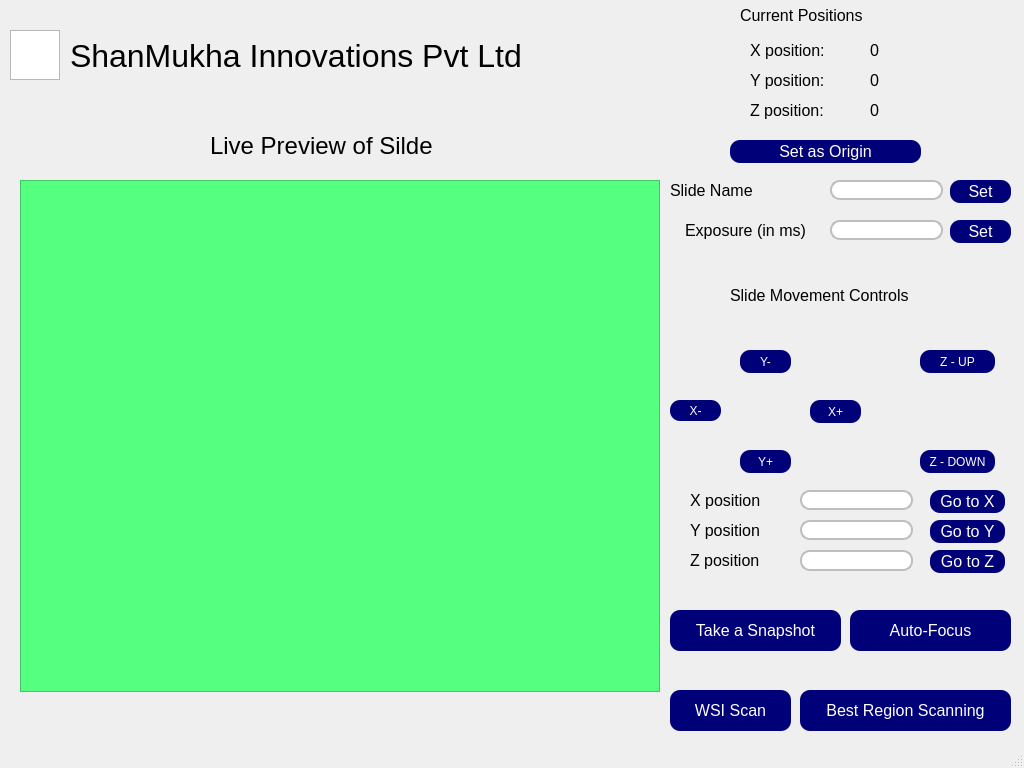
<?xml version="1.0" encoding="UTF-8"?>
<ui version="4.0">
 <class>MainWindow</class>
 <widget class="QMainWindow" name="MainWindow">
  <property name="windowModality">
   <enum>Qt::WindowModal</enum>
  </property>
  <property name="geometry">
   <rect>
    <x>0</x>
    <y>0</y>
    <width>1024</width>
    <height>768</height>
   </rect>
  </property>
  <property name="font">
   <font>
    <pointsize>8</pointsize>
   </font>
  </property>
  <property name="windowTitle">
   <string>Slide Scanner - ShanMukha Innovations Pvt Ltd</string>
  </property>
  <property name="windowIcon">
   <iconset>
    <normaloff>C:/Windows/System32/cmd.exe/logo-smi.gif</normaloff>C:/Windows/System32/cmd.exe/logo-smi.gif</iconset>
  </property>
  <property name="autoFillBackground">
   <bool>false</bool>
  </property>
  <property name="styleSheet">
   <string notr="true">QPushButton{
      color: rgb(255, 255, 255);
      background-color: rgb(0, 0, 120);
      border-radius:10px;
}
QPushButton:hover{
       background-color: rgb(0, 0, 0);
}</string>
  </property>
  <widget class="QWidget" name="centralwidget">
   <widget class="QGraphicsView" name="logoView">
    <property name="geometry">
     <rect>
      <x>10</x>
      <y>30</y>
      <width>50</width>
      <height>50</height>
     </rect>
    </property>
    <property name="autoFillBackground">
     <bool>false</bool>
    </property>
    <property name="foregroundBrush">
     <brush brushstyle="NoBrush">
      <color alpha="255">
       <red>0</red>
       <green>0</green>
       <blue>0</blue>
      </color>
     </brush>
    </property>
    <property name="viewportUpdateMode">
     <enum>QGraphicsView::SmartViewportUpdate</enum>
    </property>
   </widget>
   <widget class="QLabel" name="label">
    <property name="geometry">
     <rect>
      <x>70</x>
      <y>20</y>
      <width>591</width>
      <height>71</height>
     </rect>
    </property>
    <property name="font">
     <font>
      <pointsize>24</pointsize>
     </font>
    </property>
    <property name="styleSheet">
     <string notr="true">color: rgb(0, 0, 0);
</string>
    </property>
    <property name="text">
     <string>ShanMukha Innovations Pvt Ltd</string>
    </property>
   </widget>
   <widget class="QGraphicsView" name="slideImageView">
    <property name="geometry">
     <rect>
      <x>20</x>
      <y>180</y>
      <width>640</width>
      <height>512</height>
     </rect>
    </property>
    <property name="baseSize">
     <size>
      <width>640</width>
      <height>512</height>
     </size>
    </property>
    <property name="styleSheet">
     <string notr="true">background-color: rgb(85, 255, 127);</string>
    </property>
   </widget>
   <widget class="QLabel" name="label_2">
    <property name="geometry">
     <rect>
      <x>210</x>
      <y>130</y>
      <width>291</width>
      <height>31</height>
     </rect>
    </property>
    <property name="font">
     <font>
      <pointsize>18</pointsize>
     </font>
    </property>
    <property name="styleSheet">
     <string notr="true">color: rgb(0, 0, 0);</string>
    </property>
    <property name="text">
     <string>Live Preview of Silde</string>
    </property>
   </widget>
   <widget class="QPushButton" name="pushButton">
    <property name="enabled">
     <bool>true</bool>
    </property>
    <property name="geometry">
     <rect>
      <x>670</x>
      <y>610</y>
      <width>171</width>
      <height>41</height>
     </rect>
    </property>
    <property name="sizePolicy">
     <sizepolicy hsizetype="Fixed" vsizetype="Fixed">
      <horstretch>0</horstretch>
      <verstretch>0</verstretch>
     </sizepolicy>
    </property>
    <property name="font">
     <font>
      <pointsize>12</pointsize>
     </font>
    </property>
    <property name="cursor">
     <cursorShape>PointingHandCursor</cursorShape>
    </property>
    <property name="styleSheet">
     <string notr="true">QPushButton{
      color: rgb(255, 255, 255);
      background-color: rgb(0, 0, 120);
      border-radius:10px;
}
QPushButton:hover{
       background-color: rgb(0, 0, 0);
}</string>
    </property>
    <property name="text">
     <string>Take a Snapshot</string>
    </property>
    <property name="checkable">
     <bool>false</bool>
    </property>
    <property name="autoDefault">
     <bool>false</bool>
    </property>
   </widget>
   <widget class="QPushButton" name="pushButton_2">
    <property name="geometry">
     <rect>
      <x>850</x>
      <y>610</y>
      <width>161</width>
      <height>41</height>
     </rect>
    </property>
    <property name="sizePolicy">
     <sizepolicy hsizetype="Fixed" vsizetype="Fixed">
      <horstretch>0</horstretch>
      <verstretch>0</verstretch>
     </sizepolicy>
    </property>
    <property name="font">
     <font>
      <pointsize>12</pointsize>
     </font>
    </property>
    <property name="cursor">
     <cursorShape>PointingHandCursor</cursorShape>
    </property>
    <property name="styleSheet">
     <string notr="true">QPushButton{
      color: rgb(255, 255, 255);
      background-color: rgb(0, 0, 120);
      border-radius:10px;
}
QPushButton:hover{
       background-color: rgb(0, 0, 0);
}</string>
    </property>
    <property name="text">
     <string>Auto-Focus</string>
    </property>
   </widget>
   <widget class="QPushButton" name="pushButton_3">
    <property name="geometry">
     <rect>
      <x>670</x>
      <y>400</y>
      <width>51</width>
      <height>21</height>
     </rect>
    </property>
    <property name="cursor">
     <cursorShape>PointingHandCursor</cursorShape>
    </property>
    <property name="styleSheet">
     <string notr="true">QPushButton{
      color: rgb(255, 255, 255);
      background-color: rgb(0, 0, 120);
      border-radius:10px;
}
QPushButton:hover{
       background-color: rgb(0, 0, 0);
}</string>
    </property>
    <property name="text">
     <string>X-</string>
    </property>
   </widget>
   <widget class="QPushButton" name="pushButton_4">
    <property name="geometry">
     <rect>
      <x>740</x>
      <y>350</y>
      <width>51</width>
      <height>23</height>
     </rect>
    </property>
    <property name="cursor">
     <cursorShape>PointingHandCursor</cursorShape>
    </property>
    <property name="styleSheet">
     <string notr="true">QPushButton{
      color: rgb(255, 255, 255);
      background-color: rgb(0, 0, 120);
      border-radius:10px;
}
QPushButton:hover{
       background-color: rgb(0, 0, 0);
}</string>
    </property>
    <property name="text">
     <string>Y-</string>
    </property>
    <property name="checkable">
     <bool>false</bool>
    </property>
    <property name="autoDefault">
     <bool>true</bool>
    </property>
   </widget>
   <widget class="QPushButton" name="pushButton_5">
    <property name="geometry">
     <rect>
      <x>740</x>
      <y>450</y>
      <width>51</width>
      <height>23</height>
     </rect>
    </property>
    <property name="cursor">
     <cursorShape>PointingHandCursor</cursorShape>
    </property>
    <property name="styleSheet">
     <string notr="true">QPushButton{
      color: rgb(255, 255, 255);
      background-color: rgb(0, 0, 120);
      border-radius:10px;
}
QPushButton:hover{
       background-color: rgb(0, 0, 0);
}</string>
    </property>
    <property name="text">
     <string>Y+</string>
    </property>
   </widget>
   <widget class="QPushButton" name="pushButton_6">
    <property name="geometry">
     <rect>
      <x>810</x>
      <y>400</y>
      <width>51</width>
      <height>23</height>
     </rect>
    </property>
    <property name="cursor">
     <cursorShape>PointingHandCursor</cursorShape>
    </property>
    <property name="styleSheet">
     <string notr="true">QPushButton{
      color: rgb(255, 255, 255);
      background-color: rgb(0, 0, 120);
      border-radius:10px;
}
QPushButton:hover{
       background-color: rgb(0, 0, 0);
}</string>
    </property>
    <property name="text">
     <string>X+</string>
    </property>
   </widget>
   <widget class="QPushButton" name="pushButton_7">
    <property name="geometry">
     <rect>
      <x>920</x>
      <y>350</y>
      <width>75</width>
      <height>23</height>
     </rect>
    </property>
    <property name="cursor">
     <cursorShape>PointingHandCursor</cursorShape>
    </property>
    <property name="autoFillBackground">
     <bool>false</bool>
    </property>
    <property name="styleSheet">
     <string notr="true">QPushButton{
      color: rgb(255, 255, 255);
      background-color: rgb(0, 0, 120);
      border-radius:10px;
}
QPushButton:hover{
       background-color: rgb(0, 0, 0);
}</string>
    </property>
    <property name="text">
     <string>Z - UP</string>
    </property>
   </widget>
   <widget class="QPushButton" name="pushButton_8">
    <property name="geometry">
     <rect>
      <x>920</x>
      <y>450</y>
      <width>75</width>
      <height>23</height>
     </rect>
    </property>
    <property name="cursor">
     <cursorShape>PointingHandCursor</cursorShape>
    </property>
    <property name="styleSheet">
     <string notr="true">QPushButton{
      color: rgb(255, 255, 255);
      background-color: rgb(0, 0, 120);
      border-radius:10px;
}
QPushButton:hover{
       background-color: rgb(0, 0, 0);
}</string>
    </property>
    <property name="text">
     <string>Z - DOWN</string>
    </property>
   </widget>
   <widget class="QLabel" name="label_3">
    <property name="geometry">
     <rect>
      <x>730</x>
      <y>260</y>
      <width>221</width>
      <height>71</height>
     </rect>
    </property>
    <property name="sizePolicy">
     <sizepolicy hsizetype="Minimum" vsizetype="Fixed">
      <horstretch>0</horstretch>
      <verstretch>0</verstretch>
     </sizepolicy>
    </property>
    <property name="font">
     <font>
      <pointsize>12</pointsize>
     </font>
    </property>
    <property name="styleSheet">
     <string notr="true">color: rgb(0,0,0);</string>
    </property>
    <property name="text">
     <string>Slide Movement Controls</string>
    </property>
   </widget>
   <widget class="QLineEdit" name="lineEdit">
    <property name="geometry">
     <rect>
      <x>800</x>
      <y>490</y>
      <width>113</width>
      <height>20</height>
     </rect>
    </property>
    <property name="styleSheet">
     <string notr="true">QLineEdit {
	background: rgb(255, 255, 255);
	border: 2px solid rgb(190, 190, 190);
	border-radius: 10px;
}

QLineEdit:focus{
    border:2px solid rgb(0,0,0);
}</string>
    </property>
   </widget>
   <widget class="QLabel" name="label_4">
    <property name="geometry">
     <rect>
      <x>690</x>
      <y>490</y>
      <width>91</width>
      <height>21</height>
     </rect>
    </property>
    <property name="font">
     <font>
      <pointsize>12</pointsize>
     </font>
    </property>
    <property name="styleSheet">
     <string notr="true">color: rgb(0,0,0);</string>
    </property>
    <property name="text">
     <string>X position</string>
    </property>
   </widget>
   <widget class="QLabel" name="label_5">
    <property name="geometry">
     <rect>
      <x>690</x>
      <y>550</y>
      <width>91</width>
      <height>21</height>
     </rect>
    </property>
    <property name="font">
     <font>
      <pointsize>12</pointsize>
     </font>
    </property>
    <property name="styleSheet">
     <string notr="true">color: rgb(0,0,0);</string>
    </property>
    <property name="text">
     <string>Z position</string>
    </property>
   </widget>
   <widget class="QLineEdit" name="lineEdit_2">
    <property name="geometry">
     <rect>
      <x>800</x>
      <y>550</y>
      <width>113</width>
      <height>21</height>
     </rect>
    </property>
    <property name="styleSheet">
     <string notr="true">QLineEdit {
	background: rgb(255, 255, 255);
	border: 2px solid rgb(190, 190, 190);
	border-radius: 10px;
}

QLineEdit:focus{
    border:2px solid rgb(0,0,0);
}</string>
    </property>
   </widget>
   <widget class="QLabel" name="label_6">
    <property name="geometry">
     <rect>
      <x>690</x>
      <y>520</y>
      <width>91</width>
      <height>21</height>
     </rect>
    </property>
    <property name="font">
     <font>
      <pointsize>12</pointsize>
     </font>
    </property>
    <property name="styleSheet">
     <string notr="true">color: rgb(0,0,0);</string>
    </property>
    <property name="text">
     <string>Y position</string>
    </property>
   </widget>
   <widget class="QLineEdit" name="lineEdit_3">
    <property name="geometry">
     <rect>
      <x>800</x>
      <y>520</y>
      <width>113</width>
      <height>20</height>
     </rect>
    </property>
    <property name="styleSheet">
     <string notr="true">QLineEdit {
	background: rgb(255, 255, 255);
	border: 2px solid rgb(190, 190, 190);
	border-radius: 10px;
}

QLineEdit:focus{
    border:2px solid rgb(0,0,0);
}</string>
    </property>
   </widget>
   <widget class="QPushButton" name="pushButton_9">
    <property name="geometry">
     <rect>
      <x>930</x>
      <y>490</y>
      <width>75</width>
      <height>23</height>
     </rect>
    </property>
    <property name="font">
     <font>
      <pointsize>12</pointsize>
     </font>
    </property>
    <property name="cursor">
     <cursorShape>PointingHandCursor</cursorShape>
    </property>
    <property name="styleSheet">
     <string notr="true">QPushButton{
      color: rgb(255, 255, 255);
      background-color: rgb(0, 0, 120);
      border-radius:10px;
}
QPushButton:hover{
       background-color: rgb(0, 0, 0);
}</string>
    </property>
    <property name="text">
     <string>Go to X</string>
    </property>
   </widget>
   <widget class="QPushButton" name="pushButton_10">
    <property name="geometry">
     <rect>
      <x>930</x>
      <y>520</y>
      <width>75</width>
      <height>23</height>
     </rect>
    </property>
    <property name="font">
     <font>
      <pointsize>12</pointsize>
     </font>
    </property>
    <property name="cursor">
     <cursorShape>PointingHandCursor</cursorShape>
    </property>
    <property name="styleSheet">
     <string notr="true">QPushButton{
      color: rgb(255, 255, 255);
      background-color: rgb(0, 0, 120);
      border-radius:10px;
}
QPushButton:hover{
       background-color: rgb(0, 0, 0);
}</string>
    </property>
    <property name="text">
     <string>Go to Y</string>
    </property>
   </widget>
   <widget class="QPushButton" name="pushButton_11">
    <property name="geometry">
     <rect>
      <x>930</x>
      <y>550</y>
      <width>75</width>
      <height>23</height>
     </rect>
    </property>
    <property name="font">
     <font>
      <pointsize>12</pointsize>
     </font>
    </property>
    <property name="cursor">
     <cursorShape>PointingHandCursor</cursorShape>
    </property>
    <property name="styleSheet">
     <string notr="true">QPushButton{
      color: rgb(255, 255, 255);
      background-color: rgb(0, 0, 120);
      border-radius:10px;
}
QPushButton:hover{
       background-color: rgb(0, 0, 0);
}</string>
    </property>
    <property name="text">
     <string>Go to Z</string>
    </property>
   </widget>
   <widget class="QPushButton" name="pushButton_12">
    <property name="geometry">
     <rect>
      <x>950</x>
      <y>220</y>
      <width>61</width>
      <height>23</height>
     </rect>
    </property>
    <property name="font">
     <font>
      <pointsize>12</pointsize>
     </font>
    </property>
    <property name="cursor">
     <cursorShape>PointingHandCursor</cursorShape>
    </property>
    <property name="styleSheet">
     <string notr="true">QPushButton{
      color: rgb(255, 255, 255);
      background-color: rgb(0, 0, 120);
      border-radius:10px;
}
QPushButton:hover{
       background-color: rgb(0, 0, 0);
}</string>
    </property>
    <property name="text">
     <string>Set</string>
    </property>
   </widget>
   <widget class="QLabel" name="label_7">
    <property name="geometry">
     <rect>
      <x>670</x>
      <y>220</y>
      <width>151</width>
      <height>21</height>
     </rect>
    </property>
    <property name="font">
     <font>
      <pointsize>12</pointsize>
     </font>
    </property>
    <property name="styleSheet">
     <string notr="true">color: rgb(0,0,0);</string>
    </property>
    <property name="text">
     <string>Exposure (in ms)</string>
    </property>
    <property name="alignment">
     <set>Qt::AlignCenter</set>
    </property>
   </widget>
   <widget class="QLineEdit" name="lineEdit_4">
    <property name="geometry">
     <rect>
      <x>830</x>
      <y>220</y>
      <width>113</width>
      <height>20</height>
     </rect>
    </property>
    <property name="autoFillBackground">
     <bool>false</bool>
    </property>
    <property name="styleSheet">
     <string notr="true">QLineEdit {
	background: rgb(255, 255, 255);
	border: 2px solid rgb(190, 190, 190);
	border-radius: 10px;
}

QLineEdit:focus{
    border:2px solid rgb(0,0,0);
}</string>
    </property>
   </widget>
   <widget class="QPushButton" name="pushButton_13">
    <property name="enabled">
     <bool>true</bool>
    </property>
    <property name="geometry">
     <rect>
      <x>670</x>
      <y>690</y>
      <width>121</width>
      <height>41</height>
     </rect>
    </property>
    <property name="sizePolicy">
     <sizepolicy hsizetype="Fixed" vsizetype="Fixed">
      <horstretch>0</horstretch>
      <verstretch>0</verstretch>
     </sizepolicy>
    </property>
    <property name="font">
     <font>
      <pointsize>12</pointsize>
     </font>
    </property>
    <property name="cursor">
     <cursorShape>PointingHandCursor</cursorShape>
    </property>
    <property name="styleSheet">
     <string notr="true">QPushButton{
      color: rgb(255, 255, 255);
      background-color: rgb(0, 0, 120);
      border-radius:10px;
}
QPushButton:hover{
       background-color: rgb(0, 0, 0);
}</string>
    </property>
    <property name="text">
     <string>WSI Scan</string>
    </property>
    <property name="checkable">
     <bool>false</bool>
    </property>
    <property name="autoDefault">
     <bool>false</bool>
    </property>
   </widget>
   <widget class="QLabel" name="label_8">
    <property name="geometry">
     <rect>
      <x>670</x>
      <y>180</y>
      <width>131</width>
      <height>21</height>
     </rect>
    </property>
    <property name="font">
     <font>
      <pointsize>12</pointsize>
     </font>
    </property>
    <property name="styleSheet">
     <string notr="true">color: rgb(0,0,0);</string>
    </property>
    <property name="text">
     <string>Slide Name</string>
    </property>
   </widget>
   <widget class="QLineEdit" name="lineEdit_5">
    <property name="geometry">
     <rect>
      <x>830</x>
      <y>180</y>
      <width>113</width>
      <height>20</height>
     </rect>
    </property>
    <property name="styleSheet">
     <string notr="true">QLineEdit {
	background: rgb(255, 255, 255);
	border: 2px solid rgb(190, 190, 190);
	border-radius: 10px;
}

QLineEdit:focus{
    border:2px solid rgb(0,0,0);
}</string>
    </property>
   </widget>
   <widget class="QPushButton" name="pushButton_14">
    <property name="geometry">
     <rect>
      <x>950</x>
      <y>180</y>
      <width>61</width>
      <height>23</height>
     </rect>
    </property>
    <property name="font">
     <font>
      <pointsize>12</pointsize>
     </font>
    </property>
    <property name="cursor">
     <cursorShape>PointingHandCursor</cursorShape>
    </property>
    <property name="styleSheet">
     <string notr="true">QPushButton{
      color: rgb(255, 255, 255);
      background-color: rgb(0, 0, 120);
      border-radius:10px;
}
QPushButton:hover{
       background-color: rgb(0, 0, 0);
}</string>
    </property>
    <property name="text">
     <string>Set</string>
    </property>
   </widget>
   <widget class="QLabel" name="label_9">
    <property name="geometry">
     <rect>
      <x>740</x>
      <y>0</y>
      <width>161</width>
      <height>31</height>
     </rect>
    </property>
    <property name="font">
     <font>
      <pointsize>12</pointsize>
     </font>
    </property>
    <property name="styleSheet">
     <string notr="true">color: rgb(0, 0, 0);</string>
    </property>
    <property name="text">
     <string>Current Positions</string>
    </property>
   </widget>
   <widget class="QLabel" name="label_10">
    <property name="geometry">
     <rect>
      <x>750</x>
      <y>40</y>
      <width>101</width>
      <height>21</height>
     </rect>
    </property>
    <property name="font">
     <font>
      <pointsize>12</pointsize>
     </font>
    </property>
    <property name="styleSheet">
     <string notr="true">color: rgb(0, 0, 0);</string>
    </property>
    <property name="text">
     <string>X position:</string>
    </property>
   </widget>
   <widget class="QLabel" name="label_11">
    <property name="geometry">
     <rect>
      <x>750</x>
      <y>70</y>
      <width>101</width>
      <height>21</height>
     </rect>
    </property>
    <property name="font">
     <font>
      <pointsize>12</pointsize>
     </font>
    </property>
    <property name="styleSheet">
     <string notr="true">color: rgb(0, 0, 0);</string>
    </property>
    <property name="text">
     <string>Y position:</string>
    </property>
   </widget>
   <widget class="QLabel" name="label_12">
    <property name="geometry">
     <rect>
      <x>750</x>
      <y>100</y>
      <width>91</width>
      <height>21</height>
     </rect>
    </property>
    <property name="font">
     <font>
      <pointsize>12</pointsize>
     </font>
    </property>
    <property name="styleSheet">
     <string notr="true">color: rgb(0, 0, 0);</string>
    </property>
    <property name="text">
     <string>Z position:</string>
    </property>
   </widget>
   <widget class="QLabel" name="label_13">
    <property name="geometry">
     <rect>
      <x>870</x>
      <y>40</y>
      <width>81</width>
      <height>21</height>
     </rect>
    </property>
    <property name="font">
     <font>
      <pointsize>12</pointsize>
     </font>
    </property>
    <property name="styleSheet">
     <string notr="true">color: rgb(0, 0, 0);</string>
    </property>
    <property name="text">
     <string>0</string>
    </property>
   </widget>
   <widget class="QLabel" name="label_14">
    <property name="geometry">
     <rect>
      <x>870</x>
      <y>70</y>
      <width>81</width>
      <height>21</height>
     </rect>
    </property>
    <property name="font">
     <font>
      <pointsize>12</pointsize>
     </font>
    </property>
    <property name="styleSheet">
     <string notr="true">color: rgb(0, 0, 0);</string>
    </property>
    <property name="text">
     <string>0</string>
    </property>
   </widget>
   <widget class="QLabel" name="label_15">
    <property name="geometry">
     <rect>
      <x>870</x>
      <y>100</y>
      <width>81</width>
      <height>21</height>
     </rect>
    </property>
    <property name="font">
     <font>
      <pointsize>12</pointsize>
     </font>
    </property>
    <property name="styleSheet">
     <string notr="true">color: rgb(0, 0, 0);</string>
    </property>
    <property name="text">
     <string>0</string>
    </property>
   </widget>
   <widget class="QPushButton" name="pushButton_17">
    <property name="enabled">
     <bool>true</bool>
    </property>
    <property name="geometry">
     <rect>
      <x>800</x>
      <y>690</y>
      <width>211</width>
      <height>41</height>
     </rect>
    </property>
    <property name="sizePolicy">
     <sizepolicy hsizetype="Fixed" vsizetype="Fixed">
      <horstretch>0</horstretch>
      <verstretch>0</verstretch>
     </sizepolicy>
    </property>
    <property name="font">
     <font>
      <pointsize>12</pointsize>
      <weight>50</weight>
      <bold>false</bold>
     </font>
    </property>
    <property name="cursor">
     <cursorShape>PointingHandCursor</cursorShape>
    </property>
    <property name="styleSheet">
     <string notr="true">QPushButton{
      color: rgb(255, 255, 255);
      background-color: rgb(0, 0, 120);
      border-radius:10px;
}
QPushButton:hover{
       background-color: rgb(0, 0, 0);
}</string>
    </property>
    <property name="text">
     <string>Best Region Scanning</string>
    </property>
    <property name="checkable">
     <bool>false</bool>
    </property>
    <property name="autoDefault">
     <bool>false</bool>
    </property>
   </widget>
   <widget class="QPushButton" name="pushButton_18">
    <property name="geometry">
     <rect>
      <x>730</x>
      <y>140</y>
      <width>191</width>
      <height>23</height>
     </rect>
    </property>
    <property name="font">
     <font>
      <pointsize>12</pointsize>
     </font>
    </property>
    <property name="cursor">
     <cursorShape>PointingHandCursor</cursorShape>
    </property>
    <property name="styleSheet">
     <string notr="true">QPushButton{
      color: rgb(255, 255, 255);
      background-color: rgb(0, 0, 120);
      border-radius:10px;
}
QPushButton:hover{
       background-color: rgb(0, 0, 0);
}</string>
    </property>
    <property name="text">
     <string>Set as Origin</string>
    </property>
   </widget>
  </widget>
  <widget class="QStatusBar" name="statusbar"/>
 </widget>
 <resources/>
 <connections/>
</ui>
